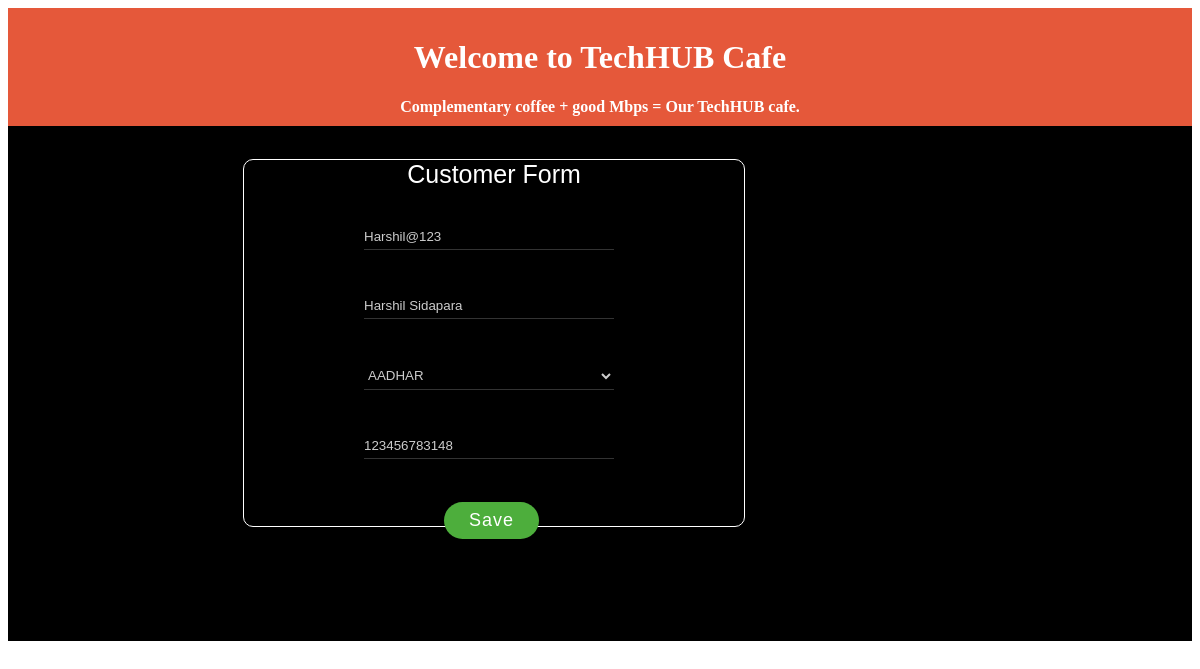
The app's page /user/update/3/ with its own data.
### users/models.py (models this page shows, shortened)
class User(AbstractUser):
    class UserTypes(models.TextChoices):
        ADMIN = "ADMIN", _("Admin")
        CUSTOMER = "CUSTOMER",_("Customer")
    user_type = models.CharField(max_length=10, choices=UserTypes.choices, default=UserTypes.CUSTOMER.value)
    name = models.CharField(max_length=50, help_text="Customer Name")
    id_proof = models.CharField(max_length=20, choices=ID_TYPES,default=AADHAR)
    id_number = models.CharField(max_length=12)

### users/views.py (the view)
# urls.py: path('user/update/<int:pk>/', views.user_update, name='user_update'),
def user_update(request, pk):
    user = get_object_or_404(User, pk=pk)
    if request.method == 'POST':
        form = UserForm(request.POST, instance=user)
        if form.is_valid():
            form.save()
            return redirect('user_list')
    else:
        form = UserForm(instance=user)
    return render(request, 'users/user_form.html', {'form': form})

### users/forms.py
class UserForm(forms.ModelForm):
    class Meta:
        model = User
        fields = ['username','name', 'id_proof', 'id_number']
    def __init__(self, *args, **kwargs):
        super().__init__(*args, **kwargs)
        self.fields["username"].widget.attrs['class'] = 'form-control'
        self.fields["username"].widget.attrs['placeholder'] = 'User Name...'
        self.fields["name"].widget.attrs['class'] = 'form-control'
        self.fields["name"].widget.attrs['placeholder'] = 'Customer Name...'
        self.fields["id_proof"].widget.attrs['class'] = 'form-control'
        self.fields["id_number"].widget.attrs['class'] = 'form-control'
        self.fields["id_number"].widget.attrs['placeholder'] = 'ID Number..'

### users/templates/users/user_form.html (shortened to what this page needs)
{% extends 'home.html' %}
{% load static %} {% block header %} {{ block.super }}
<link rel="stylesheet" type="text/css" href="{% static 'users/css/style_form.css' %}"> {% endblock %} {% block content %}
<div class="form-bg">
    <div class="container">
        <div class="row">
            <div class="col-lg-8 col-lg-offset-2 col-md-8 col-md-offset-2 col-sm-10 col-sm-offset-1">
                <div class="form-container">
                    <form class="form-horizontal" method="post">
                        <h3 class="title">Customer Form</h3>
                        <div class="form-group">
                            {{ form.username }}
                        </div>
                        <div class="form-group">
                            {{ form.name }}
                        </div>
                        <div class="form-group">
                            {{ form.id_proof }}
                        </div>
                        <div class="form-group">
                            {{ form.id_number}}
                        </div>
                        <button type="submit" id="submit" class="btn btn-default">Save</button>
                    </form>
                </div>
            </div>
        </div>
    </div>
</div>
{% endblock %}

### static/css/styles.css (style rules this page uses)
body { font-family: Arial, sans-serif; scrollbar-width: none; }

### users/static/users/css/style_form.css (style rules this page uses)
.form-container { font-family: "Nunito", sans-serif; font-size: 0; border-radius: 0px; overflow: hidden; background: #000; background-size: 150px; width: auto; height: 450px; padding: 33px 35px 32.5px; }
.form-container .form-horizontal { display: inline-block; border-style: groove; border-width: 1px; border-color: white; border-radius: 10px; width: 500px; margin-left: 200px; }
.form-container .title { color: #fff; font-size: 25px; font-weight: 400; margin: 0 0 35px; }
.form-container .form-horizontal .form-group { margin: 0 0 10px; }
.form-container .form-horizontal .form-control { color: #ccc; background: transparent; padding: 5px 0; margin-bottom: 33px; margin-left: 120px; width: 50% ; border: none; border-bottom: 1px solid rgba(255, 255, 255, 0.2); border-radius: 0; justify-content: center; align-items: center; }
.form-container .form-horizontal .form-control::placeholder { color: #ccc; font-size: 16px; font-weight: 400; }
.form-container .form-horizontal .form-group select.form-control option { color: #000; background: #fff; }
.form-container .form-horizontal .btn { color: #fff; background: #4dae3c; font-size: 18px; letter-spacing: 1px; border-radius: 50px; padding: 8px 25px; border: none; transition: all 0.4s ease; justify-content: center; margin-left: 200px; margin-bottom: -30px; position: relative, z - index: 2; }
h3 { width: 100%; float: none; display: flex; justify-content: center; }

### records on screen
User: username "Harshil@123", name "Harshil Sidapara", id_proof "AADHAR", id_number "123456783148"
